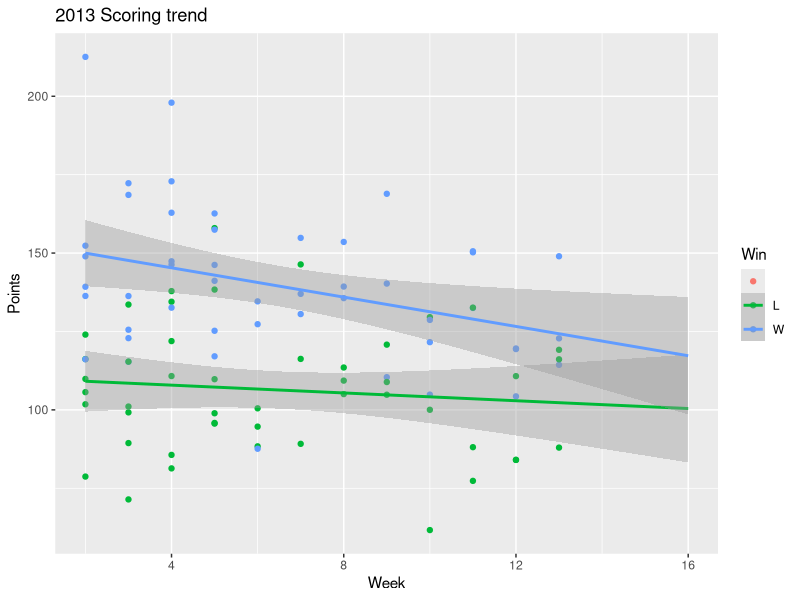

Reproduce this figure in R.
require(ggplot2)
w <- read.csv("../data/2013_weekly.csv")
totals <- data.frame(Points=w$QB+w$RB1+w$RB2+w$WR1+w$WR2+w$TE+w$TE+w$D+w$K+w$FLEX, Week=w$week, Team=w$team, Win=w$result)
g <- ggplot(totals, aes(x=Week, y=Points, group=Win, colour=Win)) + geom_point() + geom_smooth(method=lm,fullrange=TRUE) + scale_x_continuous(limits = c(2, 16)) + ggtitle( "2013 Scoring trend" )
png(filename="scoring_trend.png", width=600, height=300)
print(g)
dev.off()

